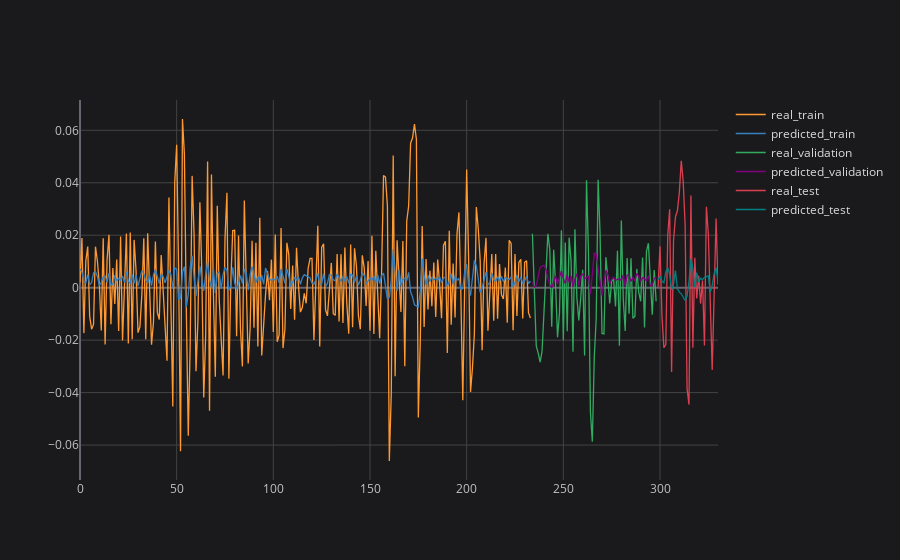

The cell this chart's notebook holds for it:
### Code cell
# plotting partial result
plot_ticker = 'PETR4'
plot_feature = 'Adj Close'
plot_imf = 'IMF1'

concatenated_results[plot_ticker][plot_feature][plot_imf].iplot(title=f'{plot_ticker} {plot_feature} {plot_imf}', asFigure=True, layout=space)

### Figure 1 — Plotly figure (JSON) as saved in the notebook; plotly's stock layout.template omitted (floating-point values rounded to 4 significant figures; data arrays with more than 128 entries replaced by an {"elided": "..."} marker saying what was removed)
{"data": [{"line": {"color": "rgba(255, 153, 51, 1.0)", "dash": "solid", "shape": "linear", "width": 1.3}, "mode": "lines", "name": "real_train", "text": "", "type": "scatter", "x": {"elided": "331 float values"}, "y": {"elided": "331 mixed values"}}, {"line": {"color": "rgba(55, 128, 191, 1.0)", "dash": "solid", "shape": "linear", "width": 1.3}, "mode": "lines", "name": "predicted_train", "text": "", "type": "scatter", "x": {"elided": "331 float values"}, "y": {"elided": "331 mixed values"}}, {"line": {"color": "rgba(50, 171, 96, 1.0)", "dash": "solid", "shape": "linear", "width": 1.3}, "mode": "lines", "name": "real_validation", "text": "", "type": "scatter", "x": {"elided": "331 float values"}, "y": {"elided": "331 mixed values"}}, {"line": {"color": "rgba(128, 0, 128, 1.0)", "dash": "solid", "shape": "linear", "width": 1.3}, "mode": "lines", "name": "predicted_validation", "text": "", "type": "scatter", "x": {"elided": "331 float values"}, "y": {"elided": "331 mixed values"}}, {"line": {"color": "rgba(219, 64, 82, 1.0)", "dash": "solid", "shape": "linear", "width": 1.3}, "mode": "lines", "name": "real_test", "text": "", "type": "scatter", "x": {"elided": "331 float values"}, "y": {"elided": "331 mixed values"}}, {"line": {"color": "rgba(0, 128, 128, 1.0)", "dash": "solid", "shape": "linear", "width": 1.3}, "mode": "lines", "name": "predicted_test", "text": "", "type": "scatter", "x": {"elided": "331 float values"}, "y": {"elided": "331 mixed values"}}], "layout": {"legend": {"bgcolor": "#1A1A1C", "font": {"color": "#D9D9D9", "size": 12}}, "paper_bgcolor": "#1A1A1C", "plot_bgcolor": "#1A1A1C", "title": {"font": {"color": "#D9D9D9"}, "x": 0.5}, "xaxis": {"gridcolor": "#434343", "showgrid": true, "tickfont": {"color": "#C2C2C2", "size": 12}, "title": {"font": {"color": "#D9D9D9"}}, "zerolinecolor": "#666570"}, "yaxis": {"gridcolor": "#434343", "showgrid": true, "tickfont": {"color": "#C2C2C2", "size": 12}, "title": {"font": {"color": "#D9D9D9"}}, "zerolinecolor": "#666570"}}}
